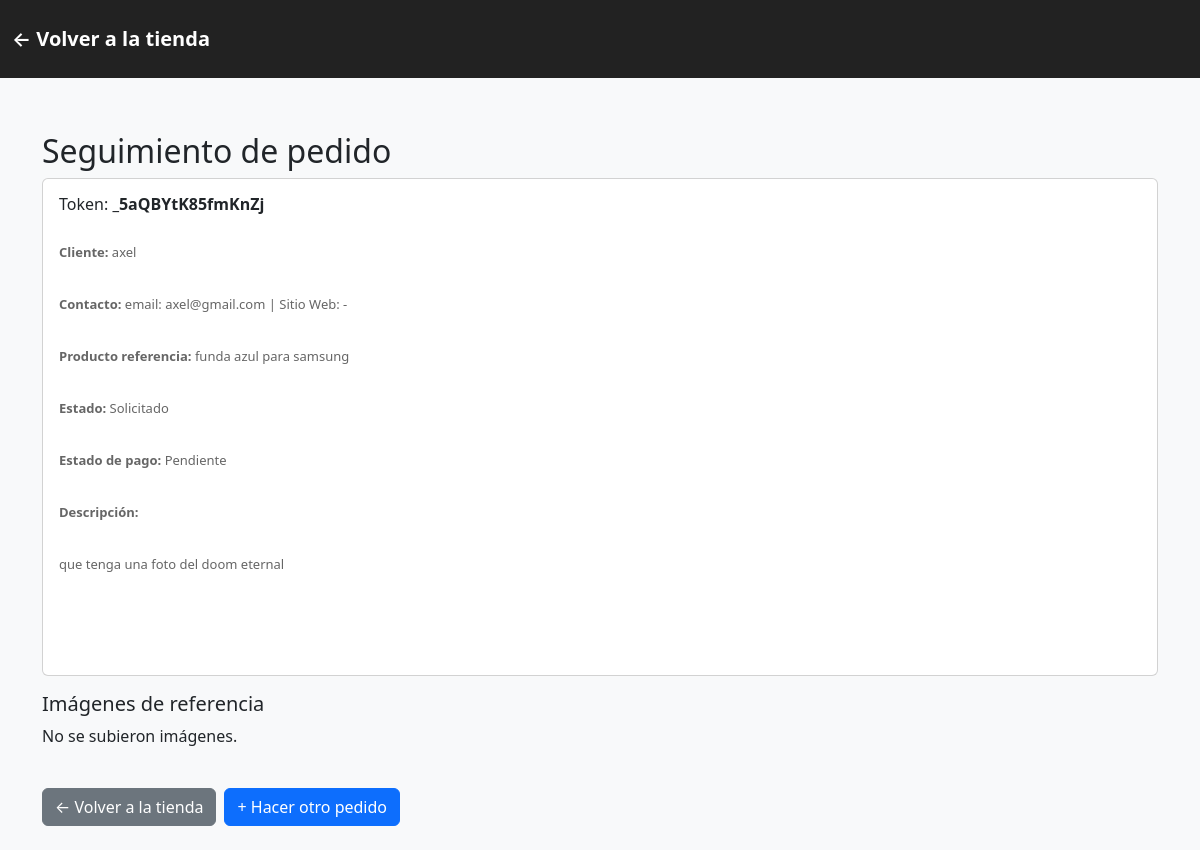
Page /pedido/_5aQBYtK85fmKnZj/ on the earlier database version.
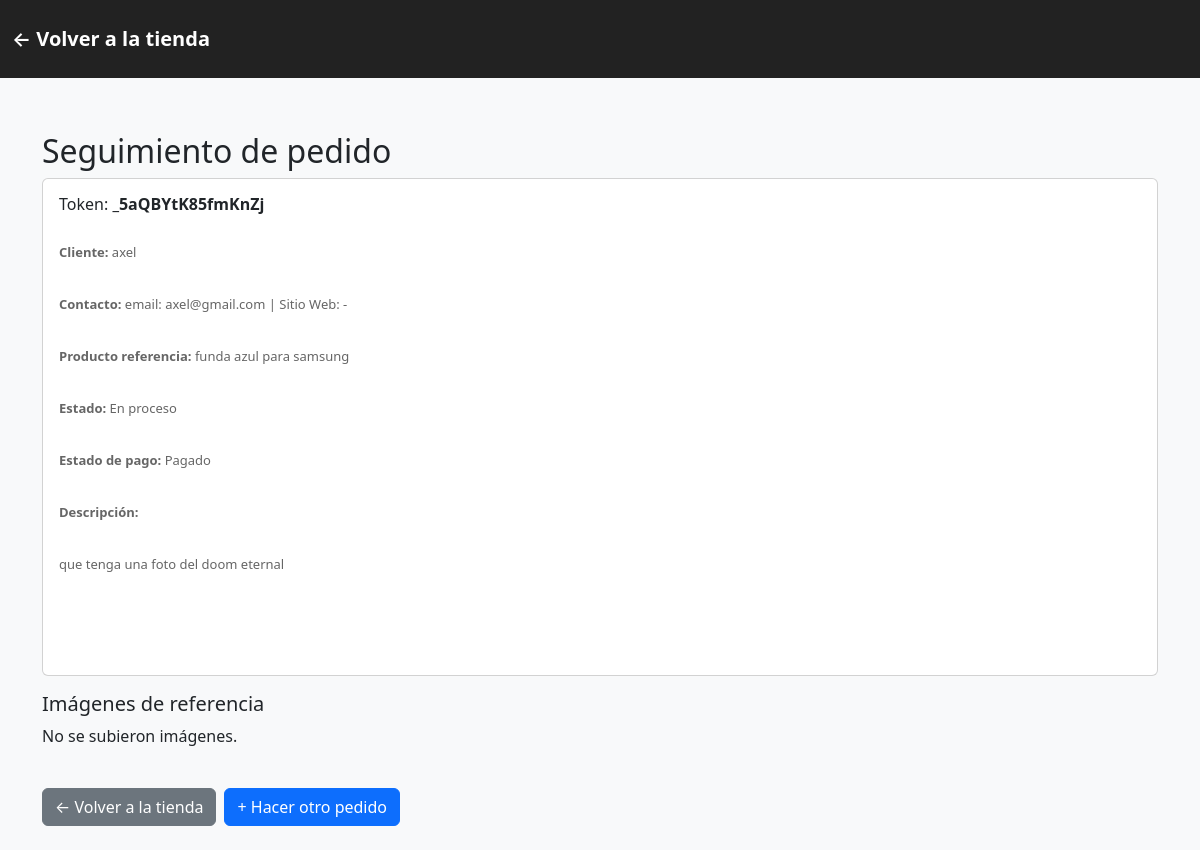
Same page on the later database version.
### myApp/models.py (models this page shows, shortened)
class Orden(models.Model):
    ESTADO_CHOICES = (
        ('solicitado', 'Solicitado'),
        ('en_proceso', 'En proceso'),
        ('completado', 'Completado'),
        ('cancelado', 'Cancelado'),
    )
    PAGO_CHOICES = (
        ('pendiente', 'Pendiente'),
        ('pagado', 'Pagado'),
    )
    token = models.CharField(max_length=48, unique=True, editable=False, default=generate_token)
    cliente_nombre = models.CharField(max_length=200, default='', blank=True)
    contacto = models.CharField(max_length=200, help_text="Email / teléfono / red social", default='', blank=True)
    producto_referencia = models.ForeignKey('Producto', null=True, blank=True, on_delete=models.SET_NULL)
    descripcion = models.TextField(blank=True)
    plataforma = models.CharField(max_length=100, default='pagina web')
    fecha_necesaria = models.DateField(null=True, blank=True)
    estado = models.CharField(max_length=20, choices=ESTADO_CHOICES, default='solicitado', verbose_name='Estado del pedido')
    estado_pago = models.CharField(max_length=20, choices=PAGO_CHOICES, default='pendiente', verbose_name='Estado de pago')
    creado = models.DateTimeField(auto_now_add=True)
    actualizado = models.DateTimeField(auto_now=True)
    class Meta:
        verbose_name = 'Orden'
        verbose_name_plural = 'Órdenes'
        ordering = ['-creado']

class Producto(models.Model):
    categoria = models.ForeignKey(Categoria, on_delete=models.CASCADE, related_name='productos')
    nombre = models.CharField(max_length=150)
    descripcion = models.TextField(blank=True)
    precio = models.DecimalField(max_digits=10, decimal_places=2)
    stock = models.PositiveIntegerField(default=0)
    activo = models.BooleanField(default=True)

### myApp/views.py (the view)
# urls.py: path('pedido/<str:token>/', views.seguimiento_pedido, name='seguimiento_pedido'),
def seguimiento_pedido(request, token):
    orden = get_object_or_404(Orden, token=token)
    context = {
        'orden': orden,
    }
    return render(request, 'seguimiento_pedido.html', context)

### templates/seguimiento_pedido.html (shortened to what this page needs)
{% load static %}
<!DOCTYPE html>
<html lang="es">
<head>
    <link href="https://cdn.jsdelivr.net/npm/bootstrap@5.3.0/dist/css/bootstrap.min.css" rel="stylesheet">
    <link rel="stylesheet" href="{% static 'css/styles.css' %}">
</head>
<body>
<div class="header">
    <div class="container">
        <a href="{% url 'home' %}" class="header-back">← Volver a la tienda</a>
    </div>
</div>
<div class="container py-4">
    <h2>Seguimiento de pedido</h2>
    <div class="card mb-3">
        <div class="card-body">
            <h5>Token: <strong>{{ orden.token }}</strong></h5>
            <p><strong>Cliente:</strong> {{ orden.cliente_nombre }}</p>
            <p><strong>Contacto:</strong> {{ orden.contacto }}</p>
            <p><strong>Producto referencia:</strong> {% if orden.producto_referencia %}{{ orden.producto_referencia.nombre }}{% else %}—{% endif %}</p>
            <p><strong>Estado:</strong> {{ orden.get_estado_display }}</p>
            <p><strong>Estado de pago:</strong> {{ orden.get_estado_pago_display }}</p>
            <p><strong>Descripción:</strong><br>{{ orden.descripcion|linebreaks }}</p>
        </div>
    </div>
    <h5>Imágenes de referencia</h5>
    <div class="row mb-4">
        {% for img in orden.imagenes.all %}
            <div class="col-md-3 mb-3">
                <a href="{{ img.imagen.url }}" target="_blank">
                    <img src="{{ img.imagen.url }}" class="img-fluid img-thumbnail">
                </a>
            </div>
        {% empty %}
            <p>No se subieron imágenes.</p>
        {% endfor %}
    </div>
    <div class="d-flex gap-2 mt-4">
        <a href="{% url 'home' %}" class="btn btn-secondary">← Volver a la tienda</a>
        <a href="{% url 'home' %}" class="btn btn-primary">+ Hacer otro pedido</a>
    </div>
</div>
</body>
</html>

Differences in the rows shown:
changed Orden "_5aQBYtK85fmKnZj": estado "Solicitado" → "En proceso"; estado_pago "Pendiente" → "Pagado"
